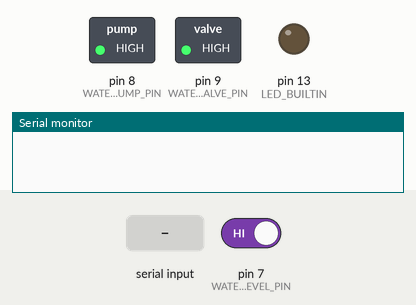
A sketch run on a simulated Arduino Uno, built with avr-gcc and run on an emulated ATmega328P. On the bench: switched loads named in the sketch (green lamp = pin HIGH), output pins drawn as LEDs (lit = HIGH), the last lines printed to the serial monitor. Inputs (shaded band) come from the test bench; at power-on: pin 7 (WATER_LEVEL_PIN) HIGH.

Above: at 3.2 s.
3.3 s: pin 7 (WATER_LEVEL_PIN) driven LOW
At 3.7 s:
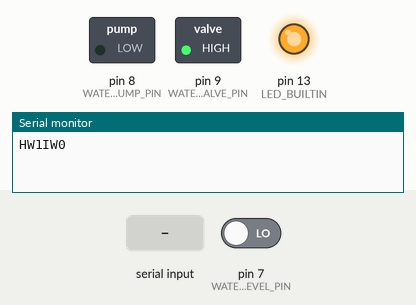
4.8 s: "D90\n" received over Serial
At 6.9 s:
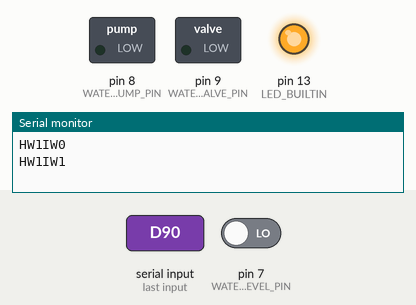
7.4 s: pin 7 (WATER_LEVEL_PIN) driven HIGH
At 8.1 s:
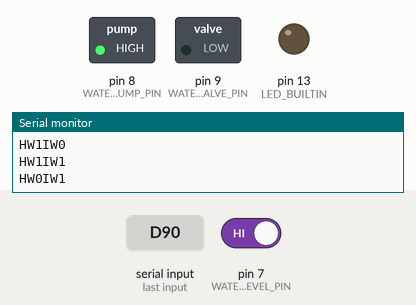
Timing chart, 0 to 32.1 s (numbered marks = the images above; inputs shaded):
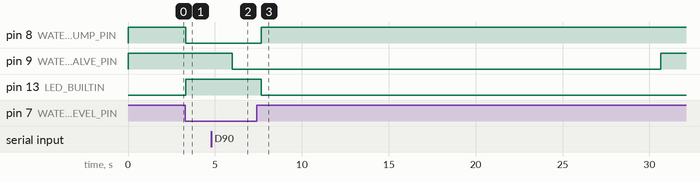

The sketch:

watering-atmega328p.ino
```cpp
int WATER_LEVEL_PIN = 7;
int WATER_PUMP_PIN = 8;
int WATER_VALVE_PIN = 9;

int wateringTimeRemaining = 0;
bool isWatering = false;
bool hasWater = false;

void setup()
{
  Serial.begin(57600);

  pinMode(LED_BUILTIN, OUTPUT);
  pinMode(WATER_LEVEL_PIN, INPUT_PULLUP);
  pinMode(WATER_PUMP_PIN, OUTPUT);
  pinMode(WATER_VALVE_PIN, OUTPUT);

  // Init state
  digitalWrite(LED_BUILTIN, LOW);
  digitalWrite(WATER_PUMP_PIN, HIGH);
  digitalWrite(WATER_VALVE_PIN, HIGH);

  // clear serial after 2s to let the ESP8266 start
  delay(2000);
  while (Serial.available() > 0)
  {
    Serial.read();
  }
}

void loop()
{
  bool hasWaterNow = digitalRead(WATER_LEVEL_PIN) == LOW;
  bool isWateringNow = wateringTimeRemaining > 0;

  if (hasWaterNow != hasWater || isWateringNow != isWatering) {
    hasWater = hasWaterNow;
    isWatering = isWateringNow;

    if (hasWater)
    {
      // Turn on led and water pump
      digitalWrite(LED_BUILTIN, HIGH);
      digitalWrite(WATER_PUMP_PIN, LOW);
    }
    else
    {
      // Turn off led and water pump
      digitalWrite(LED_BUILTIN, LOW);
      digitalWrite(WATER_PUMP_PIN, HIGH);
    }

    if (!isWatering) {
      // Stop watering
      digitalWrite(WATER_VALVE_PIN, HIGH);
    }

    // Message to send to the ESP8266
    String message = "";
    message = message + "HW" + (hasWater ? "1" : "0");
    message = message + "IW" + (isWatering ? "1" : "0");
    Serial.println(message);
  }

  // Listen message from the ESP8266
  if (Serial.available() > 0)
  {
    String duration = Serial.readString();
    if (hasWater && duration.startsWith("D")) {
      int durationTime = duration.substring(1).toInt() * 1000;
      // Start watering
      digitalWrite(WATER_VALVE_PIN, LOW);
      wateringTimeRemaining = durationTime;
    }
  }

  // Wait
  delay(333);

  if (wateringTimeRemaining > 0) {
    wateringTimeRemaining -= 333;
  }
}
```

Measured:
- after the input at 3.3 s, pin 8 (WATER_PUMP_PIN): HIGH → LOW at once; pin 13 (LED_BUILTIN): LOW → HIGH at once
- after the input at 4.8 s, pin 9 (WATER_VALVE_PIN): HIGH → LOW after 1.2 s
- after the input at 7.4 s, pin 8 (WATER_PUMP_PIN): LOW → HIGH after 0.26 s; pin 13 (LED_BUILTIN): HIGH → LOW after 0.26 s
